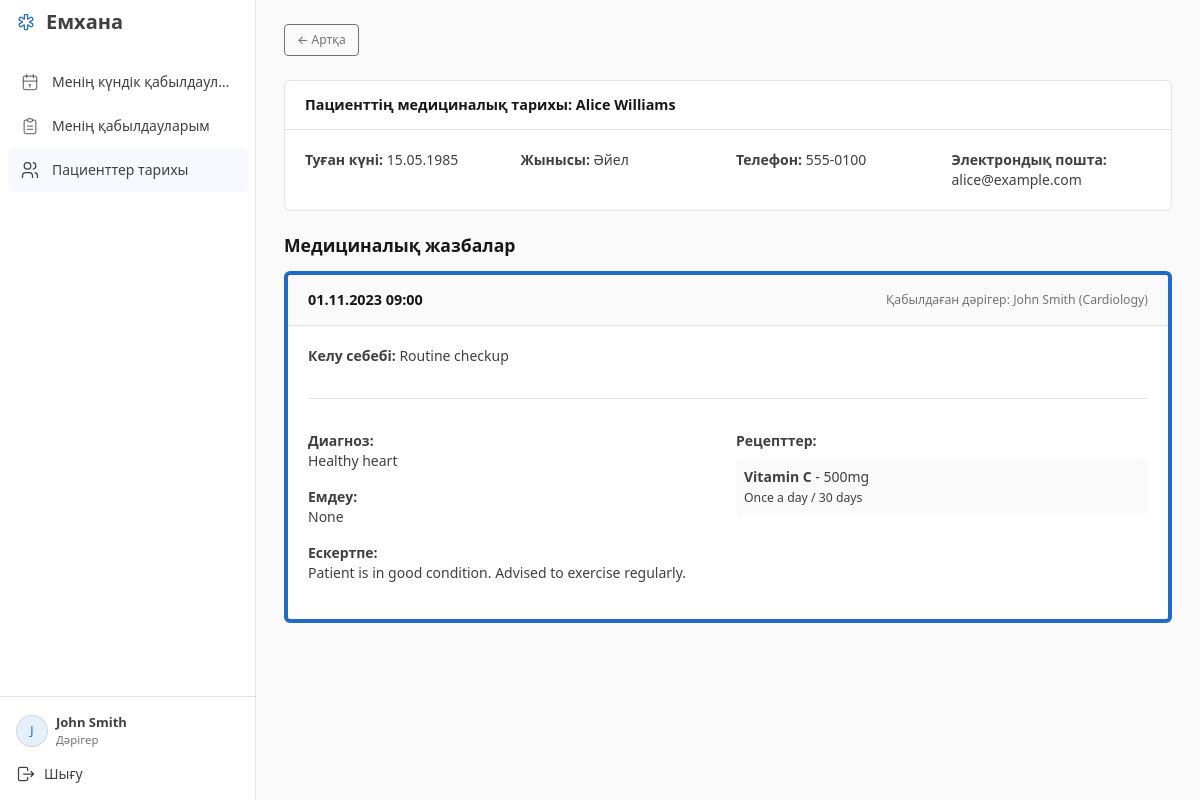
Page /doctor/patient_history.php?patient_id=1 (signed in) on the committed database.
### tables this page shows
CREATE TABLE patients (
    id INT AUTO_INCREMENT PRIMARY KEY,
    first_name VARCHAR(50) NOT NULL,
    last_name VARCHAR(50) NOT NULL,
    dob DATE NOT NULL,
    gender ENUM('Male', 'Female', 'Other'),
    phone VARCHAR(20) NOT NULL,
    email VARCHAR(100),
    address TEXT,
    created_at TIMESTAMP DEFAULT CURRENT_TIMESTAMP,
    updated_at TIMESTAMP DEFAULT CURRENT_TIMESTAMP ON UPDATE CURRENT_TIMESTAMP
);

CREATE TABLE appointments (
    id INT AUTO_INCREMENT PRIMARY KEY,
    patient_id INT NOT NULL,
    doctor_id INT NOT NULL,
    appointment_date DATE NOT NULL,
    appointment_time TIME NOT NULL,
    reason TEXT,
    status ENUM('Scheduled', 'Completed', 'Cancelled') DEFAULT 'Scheduled',
    occupied_slot TINYINT GENERATED ALWAYS AS (CASE WHEN status = 'Cancelled' THEN NULL ELSE 1 END) STORED,
    UNIQUE KEY unique_doctor_slot (doctor_id, appointment_date, appointment_time, occupied_slot),
    created_at TIMESTAMP DEFAULT CURRENT_TIMESTAMP,
    updated_at TIMESTAMP DEFAULT CURRENT_TIMESTAMP ON UPDATE CURRENT_TIMESTAMP,
    
    FOREIGN KEY (patient_id) REFERENCES patients(id) ON DELETE CASCADE,
    CONSTRAINT fk_appointment_doctor FOREIGN KEY (doctor_id) REFERENCES doctors(id) ON DELETE RESTRICT
);

CREATE TABLE users (
    id INT AUTO_INCREMENT PRIMARY KEY,
    username VARCHAR(50) UNIQUE NOT NULL,
    password_hash VARCHAR(255) NOT NULL,
    role ENUM('Admin', 'Doctor', 'Receptionist', 'Patient') NOT NULL,
    first_name VARCHAR(50) NOT NULL,
    last_name VARCHAR(50) NOT NULL,
    is_active BOOLEAN DEFAULT TRUE,
    UNIQUE KEY unique_user_role (id, role),
    created_at TIMESTAMP DEFAULT CURRENT_TIMESTAMP,
    updated_at TIMESTAMP DEFAULT CURRENT_TIMESTAMP ON UPDATE CURRENT_TIMESTAMP
);

CREATE TABLE departments (
    id INT AUTO_INCREMENT PRIMARY KEY,
    name VARCHAR(100) UNIQUE NOT NULL,
    description TEXT,
    created_at TIMESTAMP DEFAULT CURRENT_TIMESTAMP,
    updated_at TIMESTAMP DEFAULT CURRENT_TIMESTAMP ON UPDATE CURRENT_TIMESTAMP
);

CREATE TABLE medical_records (
    id INT AUTO_INCREMENT PRIMARY KEY,
    appointment_id INT UNIQUE NOT NULL,
    diagnosis TEXT NOT NULL,
    treatment TEXT,
    notes TEXT,
    created_at TIMESTAMP DEFAULT CURRENT_TIMESTAMP,
    updated_at TIMESTAMP DEFAULT CURRENT_TIMESTAMP ON UPDATE CURRENT_TIMESTAMP,
    FOREIGN KEY (appointment_id) REFERENCES appointments(id) ON DELETE CASCADE
);

CREATE TABLE prescriptions (
    id INT AUTO_INCREMENT PRIMARY KEY,
    medical_record_id INT NOT NULL,
    medicine_name VARCHAR(100) NOT NULL,
    dosage VARCHAR(50) NOT NULL,
    frequency VARCHAR(50) NOT NULL,
    duration VARCHAR(50) NOT NULL,
    created_at TIMESTAMP DEFAULT CURRENT_TIMESTAMP,
    updated_at TIMESTAMP DEFAULT CURRENT_TIMESTAMP ON UPDATE CURRENT_TIMESTAMP,
    FOREIGN KEY (medical_record_id) REFERENCES medical_records(id) ON DELETE CASCADE
);

### includes/i18n.php (called while the page is built, shortened)
<?php
function t($key) {
    static $messages;
    if ($messages === null) $messages = json_decode(file_get_contents(__DIR__ . '/lang/kk.json'), true, 512, JSON_THROW_ON_ERROR);
    return $messages[$key ?? ''] ?? ($key ?? '');
}
function displayDate($value) {
    try { return (new DateTimeImmutable($value))->format('d.m.Y'); }
    catch (Exception $e) { return t('N/A'); }
}
function displayTime($value) { return substr($value ?? '', 0, 5); }

### includes/functions.php (called while the page is built, shortened)
<?php
require_once __DIR__ . '/i18n.php';
function h($string) {
    return htmlspecialchars($string ?? '', ENT_QUOTES | ENT_SUBSTITUTE, 'UTF-8');
}
?>

### doctor/patient_history.php (the view, shortened to what this page needs)
<?php
require_once '../includes/auth.php';
require_once '../includes/functions.php';
$patient_id = $_GET['patient_id'] ?? null;
    ?>
    <?php
$p_stmt = $pdo->prepare("SELECT * FROM patients WHERE id = ?");
$p_stmt->execute([$patient_id]);
$patient = $p_stmt->fetch();
$history_query = "SELECT a.id AS app_id, a.appointment_date, a.appointment_time, a.reason,
                         mr.id AS mr_id, mr.diagnosis, mr.treatment, mr.notes,
                         u.first_name AS doc_first, u.last_name AS doc_last, dept.name AS dept_name
                  FROM appointments a
                  JOIN doctors d ON a.doctor_id = d.id
                  JOIN users u ON d.user_id = u.id
                  LEFT JOIN departments dept ON d.department_id = dept.id
                  LEFT JOIN medical_records mr ON a.id = mr.appointment_id
                  WHERE a.patient_id = ? AND a.status = 'Completed'
                  ORDER BY a.appointment_date DESC, a.appointment_time DESC";
$h_stmt = $pdo->prepare($history_query);
$h_stmt->execute([$patient_id]);
$records = $h_stmt->fetchAll();
$rx_query = "SELECT rx.* FROM prescriptions rx
             JOIN medical_records mr ON rx.medical_record_id = mr.id
             JOIN appointments a ON mr.appointment_id = a.id
             WHERE a.patient_id = ?";
$rx_stmt = $pdo->prepare($rx_query);
$rx_stmt->execute([$patient_id]);
$all_prescriptions = $rx_stmt->fetchAll();
$rx_grouped = [];
foreach ($all_prescriptions as $rx) {
    $rx_grouped[$rx['medical_record_id']][] = $rx;
}
require_once '../includes/header.php';
?>
<div class="mb-4">
    <a href="javascript:history.back()" class="btn btn-sm btn-outline-secondary">&larr; <?= h(t('Back')) ?></a>
</div>
<div class="card mb-4">
    <div class="card-header bg-primary text-white">
        <h5 class="mb-0"><?= h(t('Patient Medical History')) ?>: <?= h($patient['first_name'] . ' ' . $patient['last_name']) ?></h5>
    </div>
    <div class="card-body">
        <div class="row">
            <div class="col-md-3"><strong><?= h(t('DOB')) ?>:</strong> <?= h(displayDate($patient['dob'])) ?></div>
            <div class="col-md-3"><strong><?= h(t('Gender')) ?>:</strong> <?= h(t($patient['gender'])) ?></div>
            <div class="col-md-3"><strong><?= h(t('Phone')) ?>:</strong> <?= h($patient['phone']) ?></div>
            <div class="col-md-3"><strong><?= h(t('Email')) ?>:</strong> <?= h($patient['email'] ?: t('N/A')) ?></div>
        </div>
    </div>
</div>
<h4 class="mb-3"><?= h(t('Chronological Records')) ?></h4>
<div class="timeline">
    <?php if(count($records) == 0): ?>
        <p class="text-muted"><?= h(t('No completed medical records found for this patient.')) ?></p>
    <?php else: ?>
        <?php foreach($records as $rec): ?>
        <div class="card mb-4 border-start border-primary border-4">
            <div class="card-header bg-light d-flex justify-content-between align-items-center">
                <h6 class="mb-0">
                    <?= h(displayDate($rec['appointment_date'])) ?>  <?= h(displayTime($rec['appointment_time'])) ?>
                </h6>
                <span class="text-muted small"><?= h(t('Attending')) ?>:  <?= h($rec['doc_first'] . ' ' . $rec['doc_last']) ?> (<?= h($rec['dept_name']) ?>)</span>
            </div>
            <div class="card-body">
                <p><strong><?= h(t('Reason for Visit')) ?>:</strong> <?= h($rec['reason']) ?></p>
                <?php if($rec['mr_id']): ?>
                    <hr>
                    <div class="row">
                        <div class="col-md-6">
                            <p><strong><?= h(t('Diagnosis')) ?>:</strong><br><?= nl2br(h($rec['diagnosis'])) ?></p>
                            <p><strong><?= h(t('Treatment')) ?>:</strong><br><?= nl2br(h($rec['treatment'])) ?></p>
                            <p><strong><?= h(t('Notes')) ?>:</strong><br><?= nl2br(h($rec['notes'])) ?></p>
                        </div>
                        <div class="col-md-6">
                            <strong><?= h(t('Prescriptions')) ?>:</strong>
                            <?php if(isset($rx_grouped[$rec['mr_id']])): ?>
                                <ul class="list-group list-group-flush mt-2">
                                    <?php foreach($rx_grouped[$rec['mr_id']] as $rx): ?>
                                    <li class="list-group-item bg-light p-2 mb-1 rounded">
                                        <strong><?= h($rx['medicine_name']) ?></strong> - <?= h($rx['dosage']) ?><br>
                                        <small><?= h($rx['frequency']) ?>  /  <?= h($rx['duration']) ?></small>
                                    </li>
                                    <?php endforeach; ?>
                                </ul>
                            <?php else: ?>
                                <p class="text-muted mt-2"><?= h(t('No prescriptions recorded.')) ?></p>
                            <?php endif; ?>
                        </div>
                    </div>
                <?php else: ?>
                    <p class="text-muted fst-italic"><?= h(t('Medical record details were not entered for this visit.')) ?></p>
                <?php endif; ?>
            </div>
        </div>
        <?php endforeach; ?>
    <?php endif; ?>
</div>
<?php require_once '../includes/footer.php'; ?>

### assets/css/style.css (style rules this page uses)
:root { --tblr-font-sans-serif:"Segoe UI",system-ui,-apple-system,sans-serif; --tblr-primary:#206bc4; }
body { font-size:.875rem; }
.navbar-brand .icon { color:var(--tblr-primary); }
.app-content h4 { font-size:1.1rem; }
.card { box-shadow:none !important; border-radius:6px; }
.card-header { min-height:0; padding:16px 20px; }
.card-header h5,.card-header h6 { margin:0; font-size:.9rem; font-weight:600; }
.card-header.bg-primary,.card-header.bg-success,.card-header.bg-info { background:var(--tblr-bg-surface) !important; color:var(--tblr-body-color) !important; }
.btn { border-radius:4px; }

### rows in the picture
patients: first_name+last_name "Alice Williams", dob "15.05.1985", gender "Әйел", phone "555-0100", email "alice@example.com"
appointments: appointment_date "01.11.2023", appointment_time "09:00", users.first_name+last_name "John Smith", departments.name "Cardiology", reason "Routine checkup", medical_records.diagnosis "Healthy heart", medical_records.treatment "None", medical_records.notes "Patient is in good condition. Advised to exercise regularly."
prescriptions: medicine_name "Vitamin C", dosage "500mg", frequency "Once a day", duration "30 days"

### other values in the picture
t('Clinic') "Емхана"
t($label) "Менің күндік қабылдаул…"
t($label) "Менің қабылдауларым"
t($label) "Пациенттер тарихы"
$avatar_letter "J"
$full_name "John Smith"
t($role) "Дәрігер"
t('Sign out') "Шығу"
t('Back') "Артқа"
t('Patient Medical History') "Пациенттің медициналық тарихы"
t('DOB') "Туған күні"
t('Gender') "Жынысы"
t('Phone') "Телефон"
t('Email') "Электрондық пошта"
t('Chronological Records') "Медициналық жазбалар"
